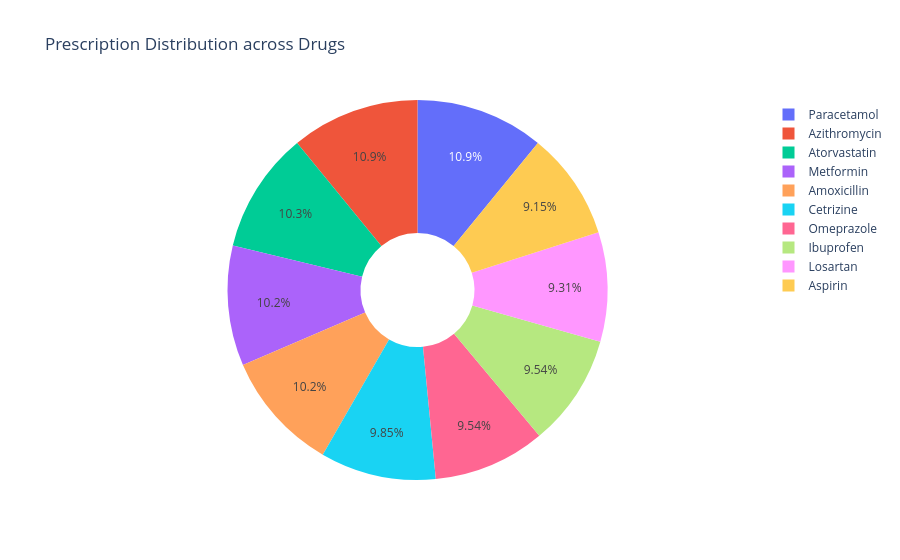

Source (notebook cell):
### Code cell
fig = px.pie(
    rx_dist,
    names='drug',
    values='count',
    title='Prescription Distribution across Drugs',
    hole=0.3
)
fig.show()

### Figure 1 — Plotly figure (JSON) as saved in the notebook; plotly's stock layout.template omitted (floating-point values rounded to 4 significant figures)
{"data": [{"domain": {"x": [0, 1], "y": [0, 1]}, "hole": 0.3, "hovertemplate": "drug=%{label}<br>count=%{value}<extra></extra>", "labels": ["Paracetamol", "Azithromycin", "Atorvastatin", "Metformin", "Amoxicillin", "Cetrizine", "Omeprazole", "Ibuprofen", "Losartan", "Aspirin"], "legendgroup": "", "name": "", "showlegend": true, "type": "pie", "values": [142, 142, 134, 133, 133, 128, 124, 124, 121, 119]}], "layout": {"legend": {"tracegroupgap": 0}, "title": {"text": "Prescription Distribution across Drugs"}}}
